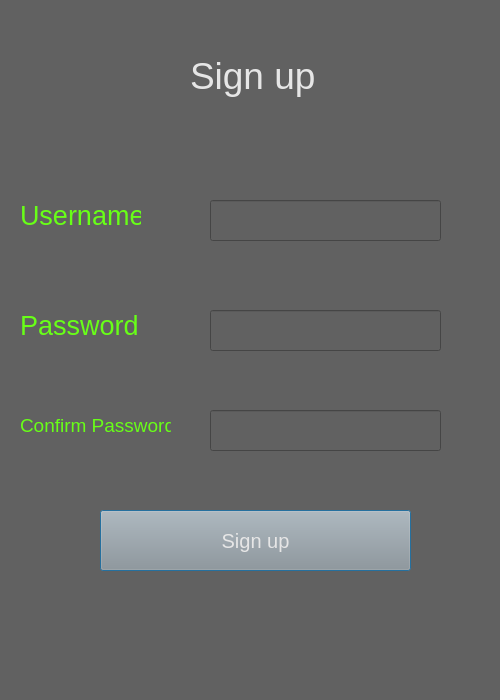
<?xml version="1.0" encoding="UTF-8"?>
<ui version="4.0">
 <class>Dialog</class>
 <widget class="QDialog" name="Dialog">
  <property name="geometry">
   <rect>
    <x>0</x>
    <y>0</y>
    <width>500</width>
    <height>700</height>
   </rect>
  </property>
  <property name="windowTitle">
   <string>Dialog</string>
  </property>
  <property name="styleSheet">
   <string notr="true">background-color:rgb(97, 97, 97)</string>
  </property>
  <widget class="QPushButton" name="signupbutton">
   <property name="geometry">
    <rect>
     <x>100</x>
     <y>510</y>
     <width>311</width>
     <height>61</height>
    </rect>
   </property>
   <property name="styleSheet">
    <string notr="true">font-size:20px; color:rgb(230, 230, 230); background-color:rgb(150, 150, 150)</string>
   </property>
   <property name="text">
    <string>Sign up</string>
   </property>
  </widget>
  <widget class="QLabel" name="label">
   <property name="geometry">
    <rect>
     <x>190</x>
     <y>30</y>
     <width>131</width>
     <height>91</height>
    </rect>
   </property>
   <property name="styleSheet">
    <string notr="true">color: rgb(230, 230, 230); font-size: 28pt;</string>
   </property>
   <property name="text">
    <string>Sign up</string>
   </property>
  </widget>
  <widget class="QLabel" name="label_2">
   <property name="geometry">
    <rect>
     <x>20</x>
     <y>180</y>
     <width>121</width>
     <height>71</height>
    </rect>
   </property>
   <property name="styleSheet">
    <string notr="true">font-size: 20pt; color:rgb(104, 255, 23);</string>
   </property>
   <property name="text">
    <string>Username</string>
   </property>
  </widget>
  <widget class="QLineEdit" name="username">
   <property name="geometry">
    <rect>
     <x>210</x>
     <y>200</y>
     <width>231</width>
     <height>41</height>
    </rect>
   </property>
   <property name="styleSheet">
    <string notr="true">font-size: 20pt; color: rgb(230, 230, 230)</string>
   </property>
  </widget>
  <widget class="QLabel" name="label_3">
   <property name="geometry">
    <rect>
     <x>20</x>
     <y>290</y>
     <width>121</width>
     <height>71</height>
    </rect>
   </property>
   <property name="styleSheet">
    <string notr="true">font-size: 20pt; color:rgb(104, 255, 23);</string>
   </property>
   <property name="text">
    <string>Password</string>
   </property>
  </widget>
  <widget class="QLineEdit" name="password">
   <property name="geometry">
    <rect>
     <x>210</x>
     <y>310</y>
     <width>231</width>
     <height>41</height>
    </rect>
   </property>
   <property name="styleSheet">
    <string notr="true">font-size: 20pt; color: rgb(230, 230, 230)</string>
   </property>
  </widget>
  <widget class="QLineEdit" name="confirmpassword">
   <property name="geometry">
    <rect>
     <x>210</x>
     <y>410</y>
     <width>231</width>
     <height>41</height>
    </rect>
   </property>
   <property name="styleSheet">
    <string notr="true">font-size: 20pt; color: rgb(230, 230, 230)</string>
   </property>
  </widget>
  <widget class="QLabel" name="label_4">
   <property name="geometry">
    <rect>
     <x>20</x>
     <y>390</y>
     <width>151</width>
     <height>71</height>
    </rect>
   </property>
   <property name="styleSheet">
    <string notr="true">font-size: 14pt; color:rgb(104, 255, 23);</string>
   </property>
   <property name="text">
    <string>Confirm Password</string>
   </property>
  </widget>
 </widget>
 <resources/>
 <connections/>
</ui>
